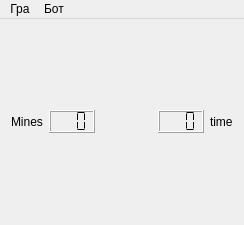
<?xml version="1.0" encoding="UTF-8"?>
<ui version="4.0">
 <class>MainWindow</class>
 <widget class="QMainWindow" name="MainWindow">
  <property name="windowModality">
   <enum>Qt::NonModal</enum>
  </property>
  <property name="geometry">
   <rect>
    <x>0</x>
    <y>0</y>
    <width>244</width>
    <height>225</height>
   </rect>
  </property>
  <property name="sizePolicy">
   <sizepolicy hsizetype="Preferred" vsizetype="Preferred">
    <horstretch>1</horstretch>
    <verstretch>1</verstretch>
   </sizepolicy>
  </property>
  <property name="sizeIncrement">
   <size>
    <width>1</width>
    <height>1</height>
   </size>
  </property>
  <property name="focusPolicy">
   <enum>Qt::ClickFocus</enum>
  </property>
  <property name="contextMenuPolicy">
   <enum>Qt::NoContextMenu</enum>
  </property>
  <property name="windowTitle">
   <string>Minesweeper</string>
  </property>
  <property name="autoFillBackground">
   <bool>false</bool>
  </property>
  <widget class="QWidget" name="centralWidget">
   <layout class="QGridLayout" name="gridLayout">
    <item row="0" column="0">
     <layout class="QHBoxLayout" name="lcdLayout">
      <property name="sizeConstraint">
       <enum>QLayout::SetMinimumSize</enum>
      </property>
      <item>
       <widget class="QLabel" name="labelMines">
        <property name="text">
         <string>Mines</string>
        </property>
       </widget>
      </item>
      <item>
       <widget class="QLCDNumber" name="lcdMines">
        <property name="sizePolicy">
         <sizepolicy hsizetype="Fixed" vsizetype="Fixed">
          <horstretch>0</horstretch>
          <verstretch>0</verstretch>
         </sizepolicy>
        </property>
        <property name="maximumSize">
         <size>
          <width>64</width>
          <height>23</height>
         </size>
        </property>
        <property name="digitCount">
         <number>3</number>
        </property>
        <property name="segmentStyle">
         <enum>QLCDNumber::Flat</enum>
        </property>
       </widget>
      </item>
      <item>
       <spacer name="horizontalSpacer">
        <property name="orientation">
         <enum>Qt::Horizontal</enum>
        </property>
        <property name="sizeType">
         <enum>QSizePolicy::Expanding</enum>
        </property>
        <property name="sizeHint" stdset="0">
         <size>
          <width>40</width>
          <height>20</height>
         </size>
        </property>
       </spacer>
      </item>
      <item>
       <widget class="QLCDNumber" name="lcdTime">
        <property name="sizePolicy">
         <sizepolicy hsizetype="Fixed" vsizetype="Fixed">
          <horstretch>0</horstretch>
          <verstretch>0</verstretch>
         </sizepolicy>
        </property>
        <property name="maximumSize">
         <size>
          <width>50</width>
          <height>23</height>
         </size>
        </property>
        <property name="digitCount">
         <number>3</number>
        </property>
        <property name="mode">
         <enum>QLCDNumber::Dec</enum>
        </property>
        <property name="segmentStyle">
         <enum>QLCDNumber::Flat</enum>
        </property>
       </widget>
      </item>
      <item>
       <widget class="QLabel" name="labelTime">
        <property name="text">
         <string>time</string>
        </property>
       </widget>
      </item>
     </layout>
    </item>
   </layout>
  </widget>
  <widget class="QMenuBar" name="menuBar">
   <property name="geometry">
    <rect>
     <x>0</x>
     <y>0</y>
     <width>244</width>
     <height>20</height>
    </rect>
   </property>
   <widget class="QMenu" name="menu">
    <property name="title">
     <string>Гра</string>
    </property>
    <addaction name="actionNewGame"/>
    <addaction name="separator"/>
    <addaction name="actionStatistics"/>
    <addaction name="actionOptions"/>
    <addaction name="separator"/>
    <addaction name="actionExit"/>
   </widget>
   <widget class="QMenu" name="menuBot">
    <property name="title">
     <string>Бот</string>
    </property>
    <addaction name="actionStartBot"/>
   </widget>
   <addaction name="menu"/>
   <addaction name="menuBot"/>
  </widget>
  <action name="actionNewGame">
   <property name="text">
    <string>Нова гра</string>
   </property>
  </action>
  <action name="actionOptions">
   <property name="text">
    <string>Налаштування</string>
   </property>
  </action>
  <action name="actionStatistics">
   <property name="text">
    <string>Статистика</string>
   </property>
  </action>
  <action name="actionExit">
   <property name="text">
    <string>Вихід</string>
   </property>
  </action>
  <action name="actionStartBot">
   <property name="text">
    <string>Запуск Бота</string>
   </property>
  </action>
 </widget>
 <layoutdefault spacing="6" margin="11"/>
 <resources/>
 <connections/>
</ui>
